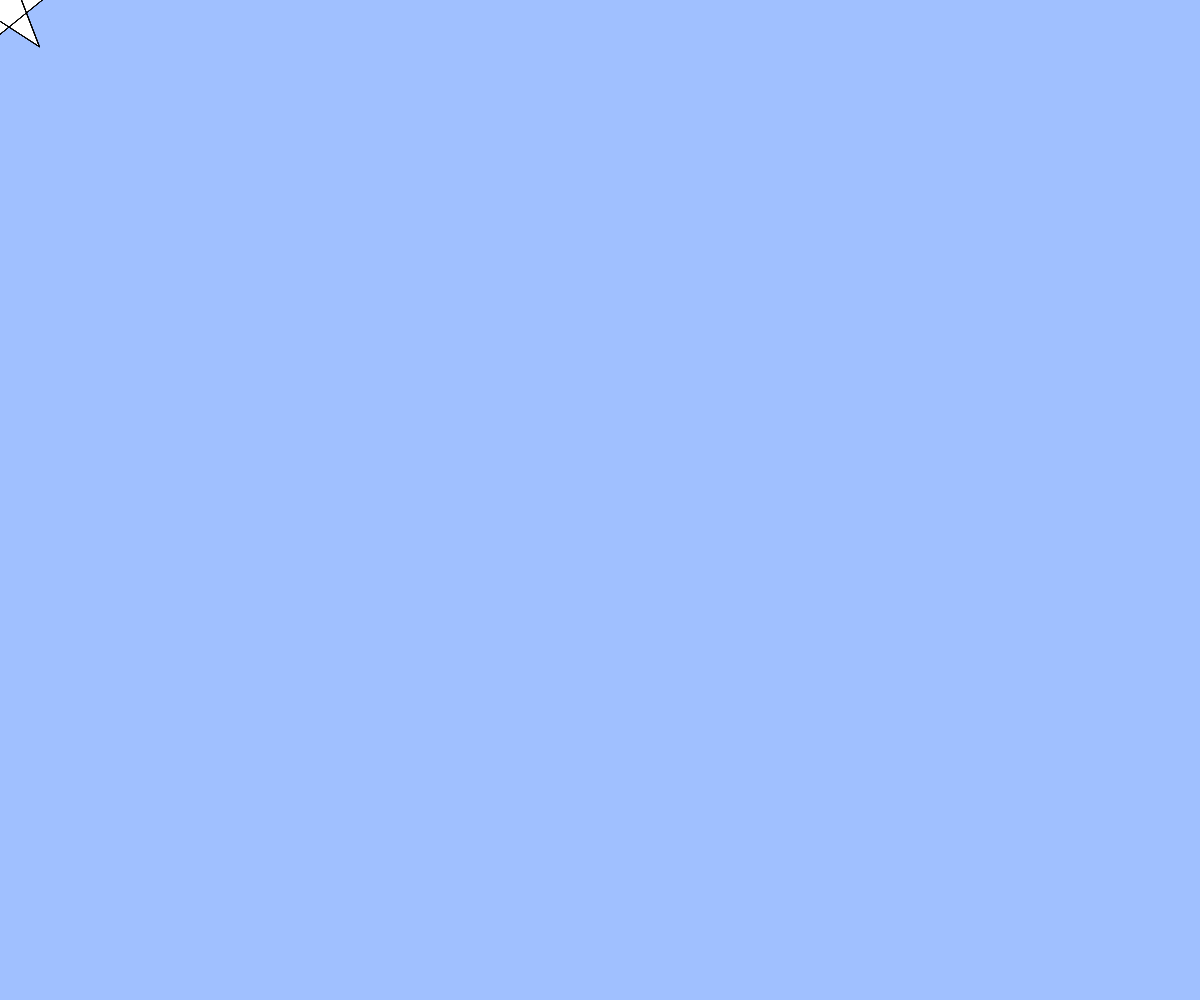
Frame 1 (no input)
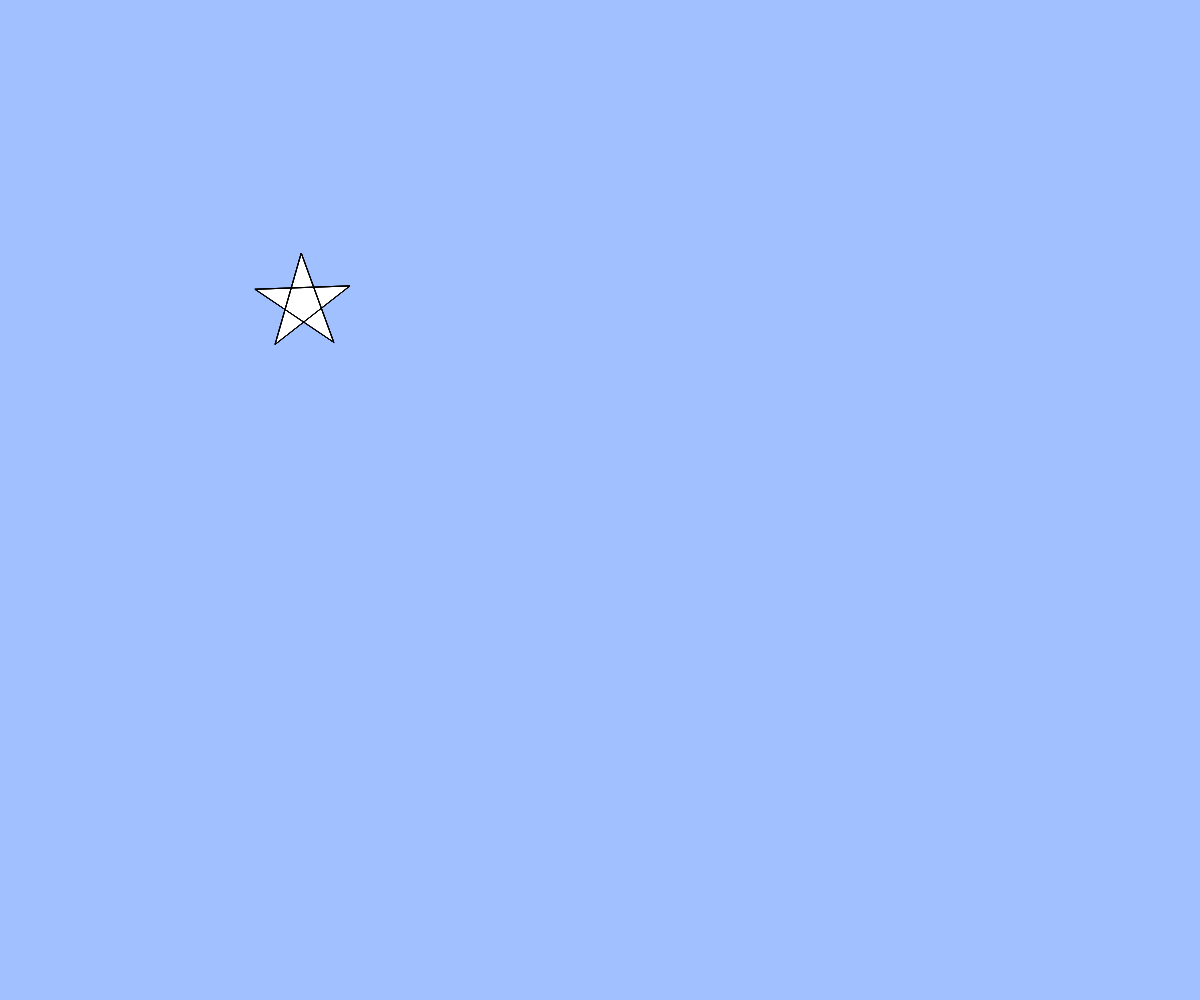
Frame 60 (no input)
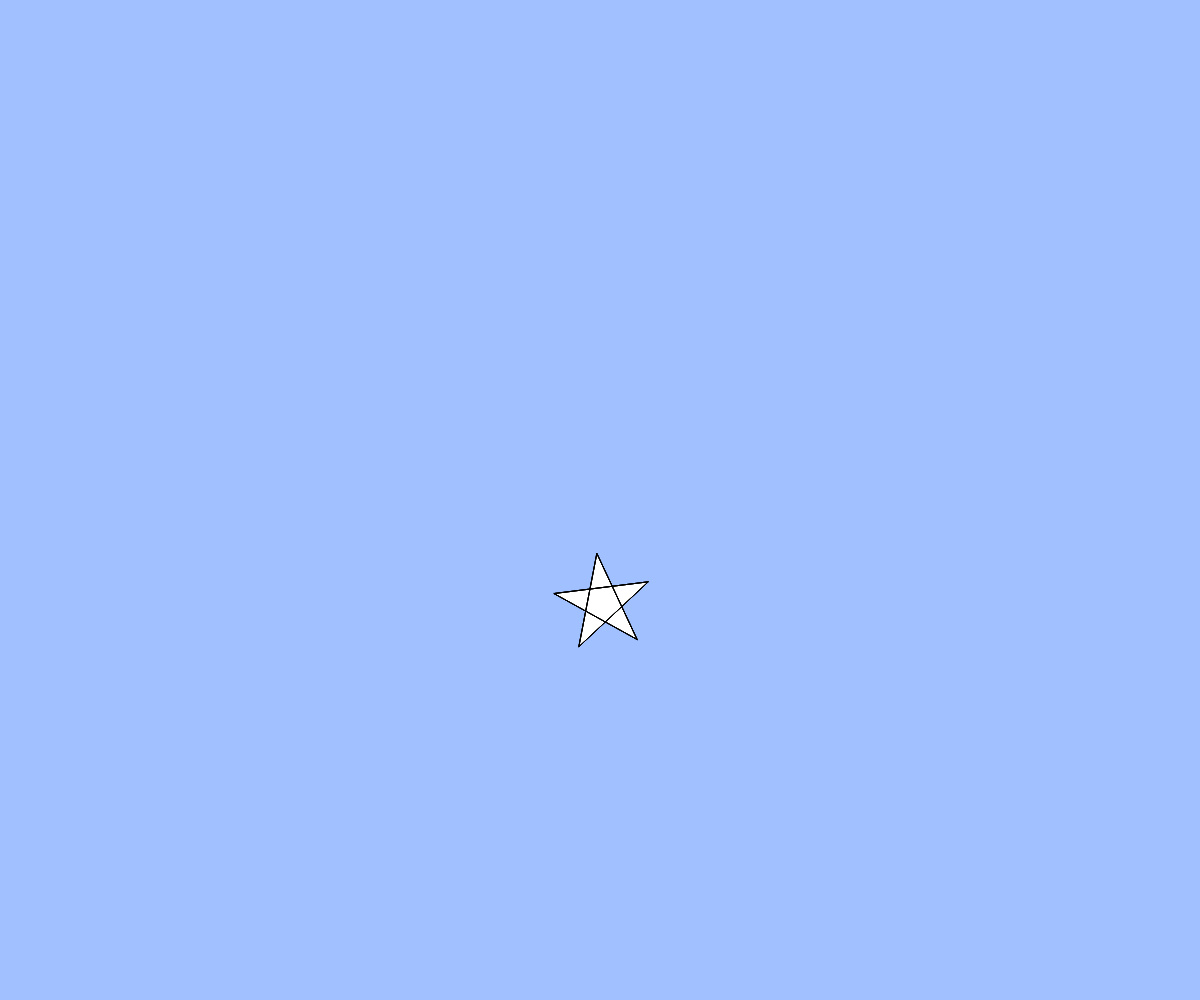
Frame 120 (the mouse pressed at the canvas centre since frame 60)

The p5.js sketch that drew these frames (run headless with seeded random() and noise() and a simulated clock; from frame 60 on, the mouse is pressed at the canvas centre):

// p5.js sketch
// ── sketch.js
// テキスト「アニメーション」
let x, y, vx, vy;
//let angle

function setup(){
  createCanvas(windowWidth, windowHeight);
  x = width / 2;
  y = height / 2;
  vx = 8;
  vy = 8;
  angle = 10
}

function draw(){
  background(160, 192, 255);
  // BLANK[2] (hint: 作った star 関数を使います)
 star(vx, vy, 50, angle);
  angle += 20
  vx += 5
  vy += 5
  // 端の処理パターン (1) 反対側から出てくる
  if(vx > width){ vx = 0; }
  else if(vx < 0){ vx = width; }
  if(vy > height){ vy = 0; }
  if(vy < 0){ vy = height; }
}

function star(cx, cy, r, angle){
  beginShape();
  for(var i = 0; i < 20; i++){
    var theta = TWO_PI * i * 2 / 5 - HALF_PI + angle;
    // BLANK[1] (hint: angle 分だけ星を回転させるには？
    var x = cx + cos(theta) * r;
    var y = cy + sin(theta) * r;
    vertex(x,y);
  }
  endShape(CLOSE);
}

function windowResized(){
  resizeCanvas(windowWidth, windowHeight);
}
